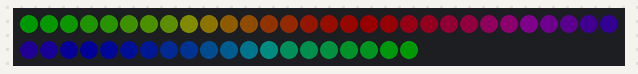
Bench run of a program on a simulated Raspberry Pi (BCM pin numbers). Parts: 50 RGB LEDs in strip order, left to right, continuing on the next row. Dim RGB values are drawn brighter than linear; random numbers come from a fixed seed; library files of the repository ran but are not shown: 1 file(s).

Above: at 0.47 s.
At 10.52 s:
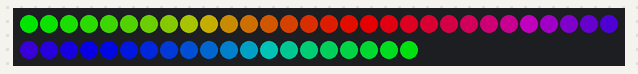
At 30.8 s:
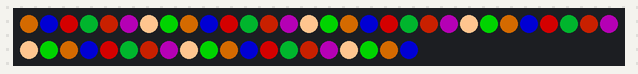
At 35.09 s:
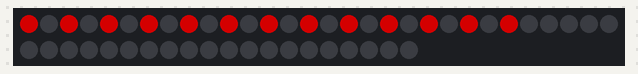
At 37.22 s:
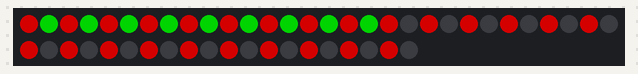
At 39.4 s:
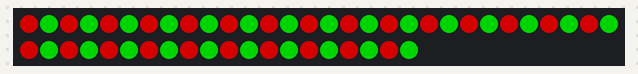

The program:

foo.py
```python
import px
from neopixel import *
strip = Adafruit_NeoPixel(50, 18, 800000, 5, False, 255, 0, ws.WS2811_STRIP_RGB)
strip.begin()
px.solid(strip, px.BLACK)
while(True):
   px.load_rainbow_cycle(strip)
   px.fade_in(strip, 3)
   px.rainbow_cycle(strip, wait_ms=20, iterations=1)
   px.fade_out(strip, 3)
   px.solid(strip, px.BLACK)
   strip.setBrightness(255)
   px.load_random_colors()
   px.colors_up(strip, 60)
   px.colors_down(strip, 60)
   px.colors(strip)
   px.random_flash(strip, 20)
   px.alternate(strip, px.RED, px.GREEN, 100)
   px.random_flash(strip, 20)
   px.unalternate(strip, 100)
   px.from_middle(strip, px.AQUA, 100)
   px.from_middle(strip, px.RED, 100)
   px.from_middle(strip, px.GREEN, 100)
   px.alternate(strip, px.BLUE, px.WARM_WHITE, 100)
   px.random_flash(strip, 20)
   px.fade_out(strip, 3)
   px.colors(strip)
   px.fade_in(strip, 3)
   px.random_flash(strip, 20)
   px.fade_out(strip, 3)
```
